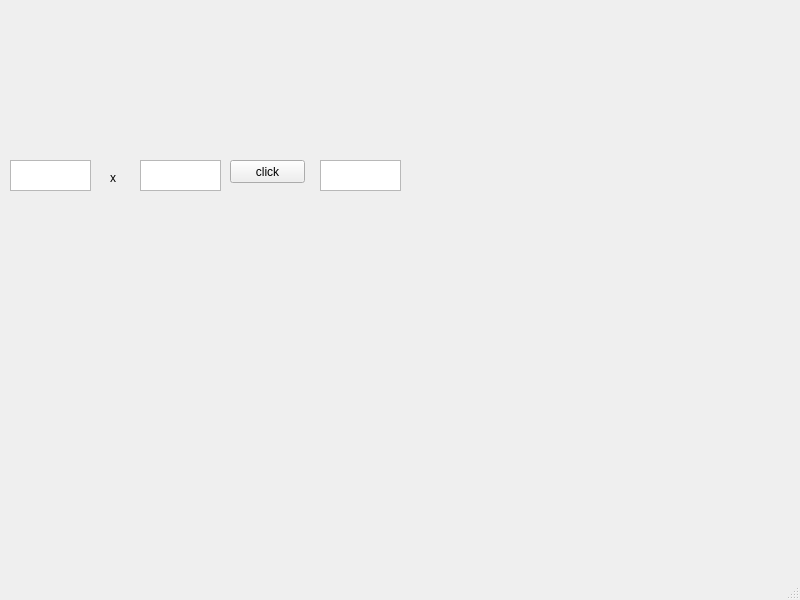
<?xml version="1.0" encoding="UTF-8"?>
<ui version="4.0">
 <class>click</class>
 <widget class="QMainWindow" name="click">
  <property name="geometry">
   <rect>
    <x>0</x>
    <y>0</y>
    <width>800</width>
    <height>600</height>
   </rect>
  </property>
  <property name="windowTitle">
   <string>MainWindow</string>
  </property>
  <property name="layoutDirection">
   <enum>Qt::LeftToRight</enum>
  </property>
  <property name="styleSheet">
   <string notr="true">text-align : center</string>
  </property>
  <widget class="QWidget" name="centralwidget">
   <widget class="QPushButton" name="pushButton">
    <property name="geometry">
     <rect>
      <x>230</x>
      <y>160</y>
      <width>75</width>
      <height>23</height>
     </rect>
    </property>
    <property name="text">
     <string>click</string>
    </property>
   </widget>
   <widget class="QTextBrowser" name="textBrowser">
    <property name="geometry">
     <rect>
      <x>10</x>
      <y>160</y>
      <width>81</width>
      <height>31</height>
     </rect>
    </property>
   </widget>
   <widget class="QTextBrowser" name="textBrowser_2">
    <property name="geometry">
     <rect>
      <x>140</x>
      <y>160</y>
      <width>81</width>
      <height>31</height>
     </rect>
    </property>
   </widget>
   <widget class="QLabel" name="label">
    <property name="geometry">
     <rect>
      <x>110</x>
      <y>170</y>
      <width>31</width>
      <height>16</height>
     </rect>
    </property>
    <property name="styleSheet">
     <string notr="true">center</string>
    </property>
    <property name="text">
     <string>x</string>
    </property>
   </widget>
   <widget class="QTextBrowser" name="textBrowser_3">
    <property name="geometry">
     <rect>
      <x>320</x>
      <y>160</y>
      <width>81</width>
      <height>31</height>
     </rect>
    </property>
   </widget>
  </widget>
  <widget class="QMenuBar" name="menubar">
   <property name="geometry">
    <rect>
     <x>0</x>
     <y>0</y>
     <width>800</width>
     <height>21</height>
    </rect>
   </property>
  </widget>
  <widget class="QStatusBar" name="statusbar"/>
 </widget>
 <resources/>
 <connections/>
</ui>
